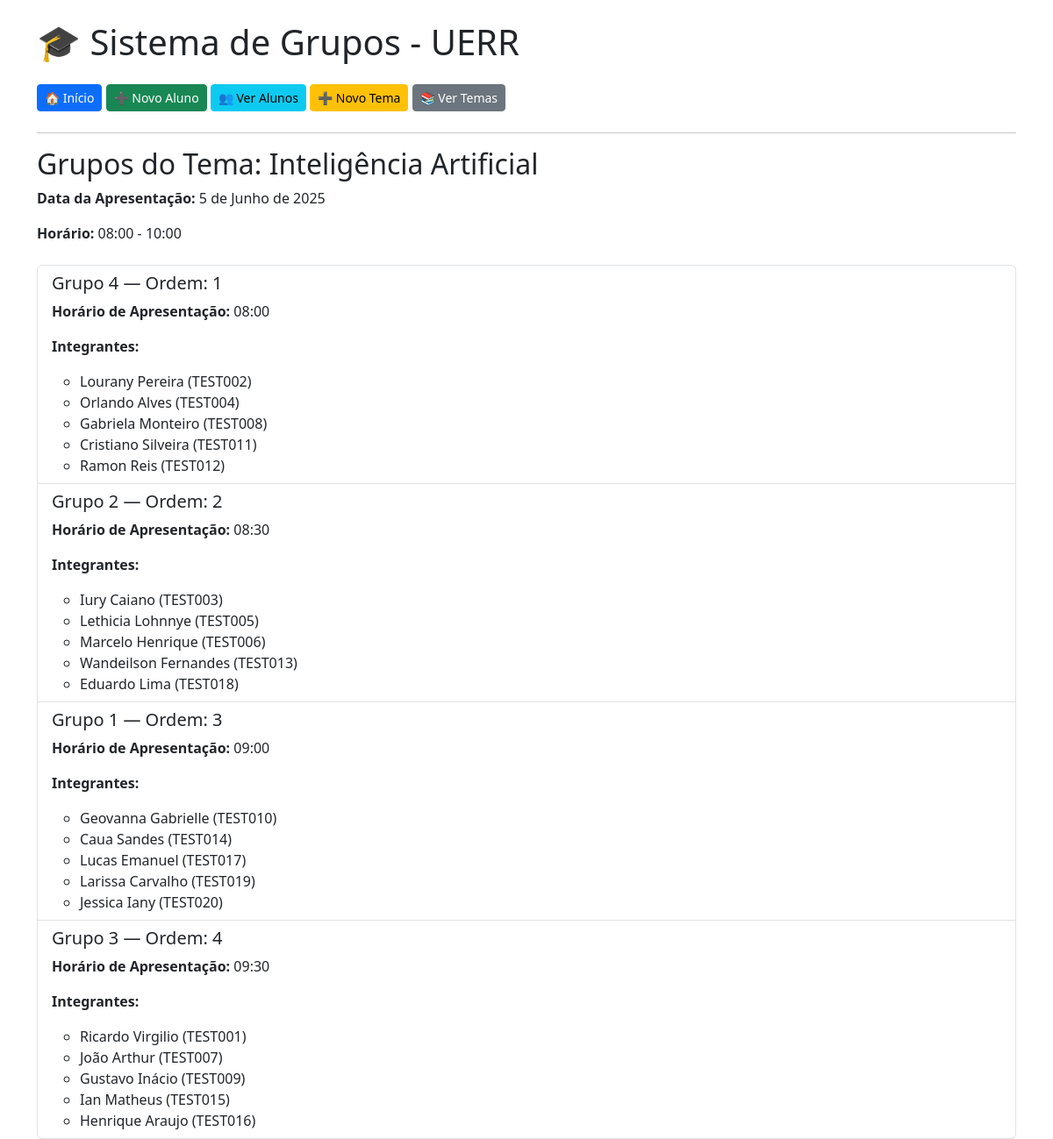
Page /tema/1/grupos/ on the committed database.
### sistema/models.py (models this page shows, shortened)
class Tema(models.Model):
    titulo = models.CharField(max_length=200)
    quantidade_grupos = models.PositiveIntegerField()
    alunos_por_grupo = models.PositiveIntegerField()
    data_apresentacao = models.DateField()
    horario_inicio = models.TimeField()
    horario_fim = models.TimeField()

class Grupo(models.Model):
    tema = models.ForeignKey(Tema, on_delete=models.CASCADE)
    nome = models.CharField(max_length=50)
    alunos = models.ManyToManyField(Aluno)
    horario_apresentacao = models.TimeField(null=True, blank=True)
    ordem_apresentacao = models.PositiveIntegerField(null=True, blank=True)

class Aluno(models.Model):
    nome = models.CharField(max_length=100)
    matricula = models.CharField(max_length=20, unique=True)

### sistema/views.py (the view)
# urls.py: path('tema/<int:tema_id>/grupos/', views.listar_grupos, name='listar_grupos'),
def listar_grupos(request, tema_id):
    tema = get_object_or_404(Tema, id=tema_id)
    grupos = Grupo.objects.filter(tema=tema).order_by('ordem_apresentacao')
    return render(request, 'listar_grupos.html', {'tema': tema, 'grupos': grupos})

### sistema/templates/listar_grupos.html (shortened to what this page needs)
{% extends "base.html" %}
{% block content %}
<h2>Grupos do Tema: {{ tema.titulo }}</h2>
<p><strong>Data da Apresentação:</strong> {{ tema.data_apresentacao }}</p>
<p><strong>Horário:</strong> {{ tema.horario_inicio }} - {{ tema.horario_fim }}</p>
<ul class="list-group mt-4">
    {% for grupo in grupos %}
    <li class="list-group-item">
        <h5>{{ grupo.nome }} — Ordem: {{ grupo.ordem_apresentacao }}</h5>
        <p><strong>Horário de Apresentação:</strong> {{ grupo.horario_apresentacao }}</p>
        <p><strong>Integrantes:</strong></p>
        <ul>
            {% for aluno in grupo.alunos.all %}
            <li>{{ aluno.nome }} ({{ aluno.matricula }})</li>
            {% endfor %}
        </ul>
    </li>
    {% empty %}
    <li class="list-group-item">Nenhum grupo foi alocado ainda.</li>
    {% endfor %}
</ul>
{% endblock %}

### rows in the picture
Tema: titulo "Inteligência Artificial", data_apresentacao "5 de Junho de 2025", horario_inicio "08:00", horario_fim "10:00"
Grupo: nome "Grupo 4", ordem_apresentacao "1", horario_apresentacao "08:00"
Aluno: nome "Lourany Pereira", matricula "TEST002"
Aluno: nome "Orlando Alves", matricula "TEST004"
Aluno: nome "Gabriela Monteiro", matricula "TEST008"
Aluno: nome "Cristiano Silveira", matricula "TEST011"
Aluno: nome "Ramon Reis", matricula "TEST012"
Grupo: nome "Grupo 2", ordem_apresentacao "2", horario_apresentacao "08:30"
Aluno: nome "Iury Caiano", matricula "TEST003"
Aluno: nome "Lethicia Lohnnye", matricula "TEST005"
Aluno: nome "Marcelo Henrique", matricula "TEST006"
Aluno: nome "Wandeilson Fernandes", matricula "TEST013"
Aluno: nome "Eduardo Lima", matricula "TEST018"
Grupo: nome "Grupo 1", ordem_apresentacao "3", horario_apresentacao "09:00"
Aluno: nome "Geovanna Gabrielle", matricula "TEST010"
Aluno: nome "Caua Sandes", matricula "TEST014"
Aluno: nome "Lucas Emanuel", matricula "TEST017"
Aluno: nome "Larissa Carvalho", matricula "TEST019"
Aluno: nome "Jessica Iany", matricula "TEST020"
Grupo: nome "Grupo 3", ordem_apresentacao "4", horario_apresentacao "09:30"
Aluno: nome "Ricardo Virgilio", matricula "TEST001"
Aluno: nome "João Arthur", matricula "TEST007"
Aluno: nome "Gustavo Inácio", matricula "TEST009"
Aluno: nome "Ian Matheus", matricula "TEST015"
Aluno: nome "Henrique Araujo", matricula "TEST016"
